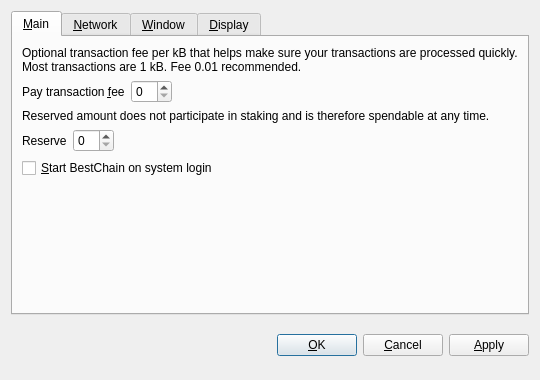
<?xml version="1.0" encoding="UTF-8"?>
<ui version="4.0">
 <class>OptionsDialog</class>
 <widget class="QDialog" name="OptionsDialog">
  <property name="geometry">
   <rect>
    <x>0</x>
    <y>0</y>
    <width>540</width>
    <height>380</height>
   </rect>
  </property>
  <property name="windowTitle">
   <string>Options</string>
  </property>
  <property name="modal">
   <bool>true</bool>
  </property>
  <layout class="QVBoxLayout" name="verticalLayout">
   <item>
    <widget class="QTabWidget" name="tabWidget">
     <property name="tabPosition">
      <enum>QTabWidget::North</enum>
     </property>
     <property name="currentIndex">
      <number>0</number>
     </property>
     <widget class="QWidget" name="tabMain">
      <attribute name="title">
       <string>&amp;Main</string>
      </attribute>
      <layout class="QVBoxLayout" name="verticalLayout_Main">
       <item>
        <widget class="QLabel" name="transactionFeeInfoLabel">
         <property name="text">
          <string>Optional transaction fee per kB that helps make sure your transactions are processed quickly. Most transactions are 1 kB. Fee 0.01 recommended.</string>
         </property>
         <property name="textFormat">
          <enum>Qt::PlainText</enum>
         </property>
         <property name="wordWrap">
          <bool>true</bool>
         </property>
        </widget>
       </item>
       <item>
        <layout class="QHBoxLayout" name="horizontalLayoutFee">
         <item>
          <widget class="QLabel" name="transactionFeeLabel">
           <property name="text">
            <string>Pay transaction &amp;fee</string>
           </property>
           <property name="textFormat">
            <enum>Qt::PlainText</enum>
           </property>
           <property name="buddy">
            <cstring>transactionFee</cstring>
           </property>
          </widget>
         </item>
         <item>
          <widget class="BitcoinAmountField" name="transactionFee"/>
         </item>
         <item>
          <spacer name="horizontalSpacerFee">
           <property name="orientation">
            <enum>Qt::Horizontal</enum>
           </property>
           <property name="sizeHint" stdset="0">
            <size>
             <width>40</width>
             <height>20</height>
            </size>
           </property>
          </spacer>
         </item>
        </layout>
       </item>
       <item>
        <widget class="QLabel" name="reserveBalanceInfoLabel">
         <property name="text">
          <string>Reserved amount does not participate in staking and is therefore spendable at any time.</string>
         </property>
         <property name="textFormat">
          <enum>Qt::PlainText</enum>
         </property>
         <property name="wordWrap">
          <bool>true</bool>
         </property>
        </widget>
       </item>
       <item>
        <layout class="QHBoxLayout" name="horizontalLayoutReserveBalance">
         <item>
          <widget class="QLabel" name="reserveBalanceLabel">
           <property name="text">
            <string>Reserve</string>
           </property>
           <property name="textFormat">
            <enum>Qt::PlainText</enum>
           </property>
           <property name="buddy">
            <cstring>reserveBalance</cstring>
           </property>
          </widget>
         </item>
         <item>
          <widget class="BitcoinAmountField" name="reserveBalance"/>
         </item>
         <item>
          <spacer name="horizontalSpacerReserveBalance">
           <property name="orientation">
            <enum>Qt::Horizontal</enum>
           </property>
           <property name="sizeHint" stdset="0">
            <size>
             <width>40</width>
             <height>20</height>
            </size>
           </property>
          </spacer>
         </item>
        </layout>
       </item>
       <item>
        <widget class="QCheckBox" name="bitcoinAtStartup">
         <property name="toolTip">
          <string>Automatically start BestChain after logging in to the system.</string>
         </property>
         <property name="text">
          <string>&amp;Start BestChain on system login</string>
         </property>
        </widget>
       </item>
       <item>
        <spacer name="verticalSpacer_Main">
         <property name="orientation">
          <enum>Qt::Vertical</enum>
         </property>
         <property name="sizeHint" stdset="0">
          <size>
           <width>20</width>
           <height>40</height>
          </size>
         </property>
        </spacer>
       </item>
      </layout>
     </widget>
     <widget class="QWidget" name="tabNetwork">
      <attribute name="title">
       <string>&amp;Network</string>
      </attribute>
      <layout class="QVBoxLayout" name="verticalLayout_Network">
       <item>
        <widget class="QCheckBox" name="mapPortUpnp">
         <property name="toolTip">
          <string>Automatically open the BestChain client port on the router. This only works when your router supports UPnP and it is enabled.</string>
         </property>
         <property name="text">
          <string>Map port using &amp;UPnP</string>
         </property>
        </widget>
       </item>
       <item>
        <widget class="QCheckBox" name="connectSocks">
         <property name="toolTip">
          <string>Connect to the BestChain network through a SOCKS proxy (e.g. when connecting through Tor).</string>
         </property>
         <property name="text">
          <string>&amp;Connect through SOCKS proxy:</string>
         </property>
        </widget>
       </item>
       <item>
        <layout class="QHBoxLayout" name="horizontalLayout_Network">
         <item>
          <widget class="QLabel" name="proxyIpLabel">
           <property name="text">
            <string>Proxy &amp;IP:</string>
           </property>
           <property name="textFormat">
            <enum>Qt::PlainText</enum>
           </property>
           <property name="buddy">
            <cstring>proxyIp</cstring>
           </property>
          </widget>
         </item>
         <item>
          <widget class="QValidatedLineEdit" name="proxyIp">
           <property name="maximumSize">
            <size>
             <width>140</width>
             <height>16777215</height>
            </size>
           </property>
           <property name="toolTip">
            <string>IP address of the proxy (e.g. 127.0.0.1)</string>
           </property>
          </widget>
         </item>
         <item>
          <widget class="QLabel" name="proxyPortLabel">
           <property name="text">
            <string>&amp;Port:</string>
           </property>
           <property name="textFormat">
            <enum>Qt::PlainText</enum>
           </property>
           <property name="buddy">
            <cstring>proxyPort</cstring>
           </property>
          </widget>
         </item>
         <item>
          <widget class="QLineEdit" name="proxyPort">
           <property name="maximumSize">
            <size>
             <width>55</width>
             <height>16777215</height>
            </size>
           </property>
           <property name="toolTip">
            <string>Port of the proxy (e.g. 9050)</string>
           </property>
          </widget>
         </item>
         <item>
          <widget class="QLabel" name="socksVersionLabel">
           <property name="text">
            <string>SOCKS &amp;Version:</string>
           </property>
           <property name="textFormat">
            <enum>Qt::PlainText</enum>
           </property>
           <property name="buddy">
            <cstring>socksVersion</cstring>
           </property>
          </widget>
         </item>
         <item>
          <widget class="QValueComboBox" name="socksVersion">
           <property name="toolTip">
            <string>SOCKS version of the proxy (e.g. 5)</string>
           </property>
          </widget>
         </item>
         <item>
          <spacer name="horizontalSpacer_Network">
           <property name="orientation">
            <enum>Qt::Horizontal</enum>
           </property>
           <property name="sizeHint" stdset="0">
            <size>
             <width>40</width>
             <height>20</height>
            </size>
           </property>
          </spacer>
         </item>
        </layout>
       </item>
       <item>
        <spacer name="verticalSpacer_Network">
         <property name="orientation">
          <enum>Qt::Vertical</enum>
         </property>
         <property name="sizeHint" stdset="0">
          <size>
           <width>20</width>
           <height>40</height>
          </size>
         </property>
        </spacer>
       </item>
      </layout>
     </widget>
     <widget class="QWidget" name="tabWindow">
      <attribute name="title">
       <string>&amp;Window</string>
      </attribute>
      <layout class="QVBoxLayout" name="verticalLayout_Window">
       <item>
        <widget class="QCheckBox" name="minimizeToTray">
         <property name="toolTip">
          <string>Show only a tray icon after minimizing the window.</string>
         </property>
         <property name="text">
          <string>&amp;Minimize to the tray instead of the taskbar</string>
         </property>
        </widget>
       </item>
       <item>
        <widget class="QCheckBox" name="minimizeOnClose">
         <property name="toolTip">
          <string>Minimize instead of exit the application when the window is closed. When this option is enabled, the application will be closed only after selecting Quit in the menu.</string>
         </property>
         <property name="text">
          <string>M&amp;inimize on close</string>
         </property>
        </widget>
       </item>
       <item>
        <spacer name="verticalSpacer_Window">
         <property name="orientation">
          <enum>Qt::Vertical</enum>
         </property>
         <property name="sizeHint" stdset="0">
          <size>
           <width>20</width>
           <height>40</height>
          </size>
         </property>
        </spacer>
       </item>
      </layout>
     </widget>
     <widget class="QWidget" name="tabDisplay">
      <attribute name="title">
       <string>&amp;Display</string>
      </attribute>
      <layout class="QVBoxLayout" name="verticalLayout_Display">
       <item>
        <layout class="QHBoxLayout" name="horizontalLayout_1_Display">
         <item>
          <widget class="QLabel" name="langLabel">
           <property name="text">
            <string>User Interface &amp;language:</string>
           </property>
           <property name="textFormat">
            <enum>Qt::PlainText</enum>
           </property>
           <property name="buddy">
            <cstring>lang</cstring>
           </property>
          </widget>
         </item>
         <item>
          <widget class="QValueComboBox" name="lang">
           <property name="toolTip">
            <string>The user interface language can be set here. This setting will take effect after restarting BestChain.</string>
           </property>
          </widget>
         </item>
        </layout>
       </item>
       <item>
        <layout class="QHBoxLayout" name="horizontalLayout_2_Display">
         <item>
          <widget class="QLabel" name="unitLabel">
           <property name="text">
            <string>&amp;Unit to show amounts in:</string>
           </property>
           <property name="textFormat">
            <enum>Qt::PlainText</enum>
           </property>
           <property name="buddy">
            <cstring>unit</cstring>
           </property>
          </widget>
         </item>
         <item>
          <widget class="QValueComboBox" name="unit">
           <property name="toolTip">
            <string>Choose the default subdivision unit to show in the interface and when sending coins.</string>
           </property>
          </widget>
         </item>
        </layout>
       </item>
       <item>
        <widget class="QCheckBox" name="displayAddresses">
         <property name="toolTip">
          <string>Whether to show BestChain addresses in the transaction list or not.</string>
         </property>
         <property name="text">
          <string>&amp;Display addresses in transaction list</string>
         </property>
        </widget>
       </item>
       <item>
        <widget class="QCheckBox" name="coinControlFeatures">
         <property name="toolTip">
          <string>Whether to show coin control features or not.</string>
         </property>
         <property name="text">
          <string>Display coin &amp;control features (experts only!)</string>
         </property>
        </widget>
       </item>
       <item>
        <spacer name="verticalSpacer_Display">
         <property name="orientation">
          <enum>Qt::Vertical</enum>
         </property>
         <property name="sizeHint" stdset="0">
          <size>
           <width>20</width>
           <height>40</height>
          </size>
         </property>
        </spacer>
       </item>
      </layout>
     </widget>
    </widget>
   </item>
   <item>
    <layout class="QHBoxLayout" name="horizontalLayout_Buttons">
     <item>
      <spacer name="horizontalSpacer_1">
       <property name="orientation">
        <enum>Qt::Horizontal</enum>
       </property>
       <property name="sizeHint" stdset="0">
        <size>
         <width>40</width>
         <height>48</height>
        </size>
       </property>
      </spacer>
     </item>
     <item>
      <widget class="QLabel" name="statusLabel">
       <property name="font">
        <font>
         <weight>75</weight>
         <bold>true</bold>
        </font>
       </property>
       <property name="text">
        <string/>
       </property>
       <property name="textFormat">
        <enum>Qt::PlainText</enum>
       </property>
       <property name="wordWrap">
        <bool>true</bool>
       </property>
      </widget>
     </item>
     <item>
      <spacer name="horizontalSpacer_2">
       <property name="orientation">
        <enum>Qt::Horizontal</enum>
       </property>
       <property name="sizeHint" stdset="0">
        <size>
         <width>40</width>
         <height>48</height>
        </size>
       </property>
      </spacer>
     </item>
     <item>
      <widget class="QPushButton" name="okButton">
       <property name="text">
        <string>&amp;OK</string>
       </property>
      </widget>
     </item>
     <item>
      <widget class="QPushButton" name="cancelButton">
       <property name="text">
        <string>&amp;Cancel</string>
       </property>
       <property name="autoDefault">
        <bool>false</bool>
       </property>
      </widget>
     </item>
     <item>
      <widget class="QPushButton" name="applyButton">
       <property name="text">
        <string>&amp;Apply</string>
       </property>
       <property name="autoDefault">
        <bool>false</bool>
       </property>
      </widget>
     </item>
    </layout>
   </item>
  </layout>
 </widget>
 <customwidgets>
  <customwidget>
   <class>BitcoinAmountField</class>
   <extends>QSpinBox</extends>
   <header>bitcoinamountfield.h</header>
  </customwidget>
  <customwidget>
   <class>QValueComboBox</class>
   <extends>QComboBox</extends>
   <header>qvaluecombobox.h</header>
  </customwidget>
  <customwidget>
   <class>QValidatedLineEdit</class>
   <extends>QLineEdit</extends>
   <header>qvalidatedlineedit.h</header>
  </customwidget>
 </customwidgets>
 <resources/>
 <connections/>
</ui>
